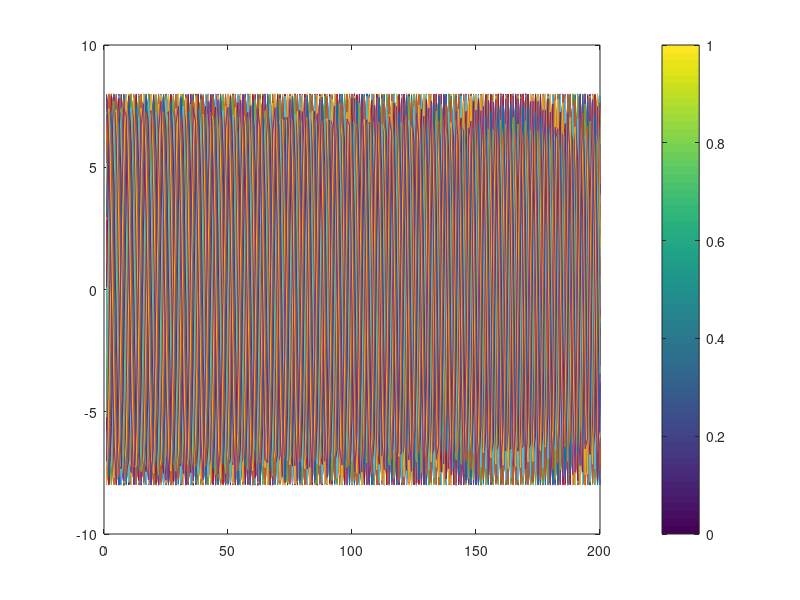
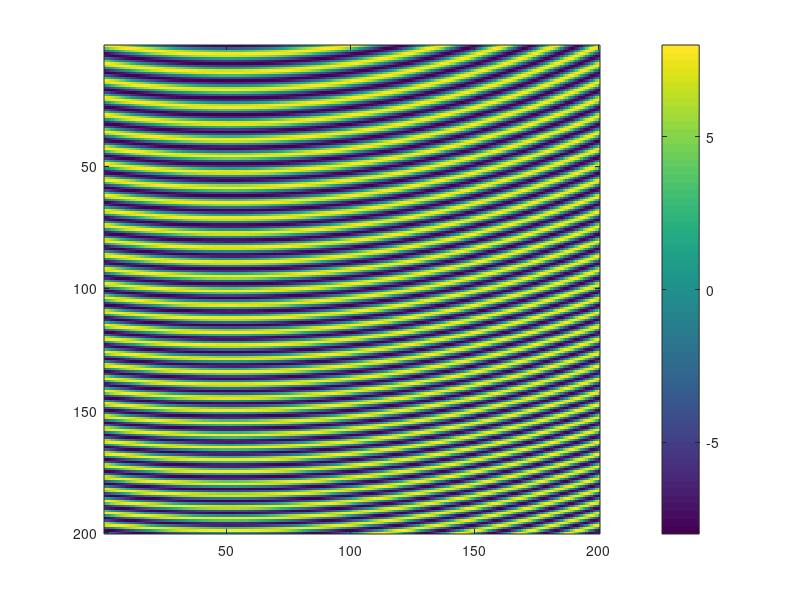

Here is the MATLAB script that generated these plots, in order:
close all
clear
clc

%%%%%%%%%%%%%%%%%%%%%%%%%%%%%%%%%%%%%%%%%%%%%%%%%%%%%%%%%%%%%%%%%%%%%%%%%%%%%%%%
%
% Generation numerique d'hologramme a partir de quelques sources ponctuelles en
% sommant leurs contributions (ondes spheriques). Les occultations ne sont pas 
% prises en compte pour l'instant !
%
%%%%%%%%%%%%%%%%%%%%%%%%%%%%%%%%%%%%%%%%%%%%%%%%%%%%%%%%%%%%%%%%%%%%%%%%%%%%%%%%

%% Parametres initiaux %%

% longueur de l'onde 
lambda = 500e-9; % 500nm (vert)

% plan de l'hologramme
hologramHeight = 2e-3; % 2mm
hologramWidth = 2e-3; % 2mm
hologramZ = 0;

% nombre de pixels
N = 200;
Delta = 10e-6;
samplesX = hologramWidth / Delta; % 200 samples with sampling distance Delta
samplesY = hologramHeight / Delta; % 200 samples with sampling distance Delta

% coin de reference du plan de l'hologramme (inferieur a gauche)
cornerX = -hologramWidth / 2;
cornerY = -hologramHeight / 2;

% amplitude initiale
a = 1;

% nombre d'onde
k = 2*pi/lambda;

% points de la scene
points = [0, 0, -0.5;
          -hologramWidth/4, 0, -0.5];

%% [1] Calcul de l'onde objet (Nuage de points) %% 
objectWave = zeros(samplesY, samplesX);

% superposition de tous les ondes spheriques
for s = 1:rows(points)
  for column = 1:samplesX
    for row = 1:samplesY
      x = (column-1) * Delta + cornerX;
      y = (row-1) * Delta + cornerY;
      % distance oblique
      r = sqrt((x - points(s, 1))^2 + (y - points(s, 2))^2 + (hologramZ - points(s, 3))^2);
      objectWave(row,column) = (a / r)*exp(1i*k*r);
      end
  end
end

%% Calcul de l'onde de reference %%

% angles d'incidience (radians)
alpha = 90 * (pi/180); % par rapport a l'aixe x
beta = 90.5 * (pi/180); % par rapport a l'aixe y

% normes
nX = cos(alpha); 
nY = cos(beta);
nZ = sqrt(1 - nX^2 - nY^2);

refAmplitude = max(max(abs(objectWave)));

% l'onde de reference
referenceWave = zeros(samplesY, samplesX);

for column = 1:samplesX
  for row = 1:samplesY
    x = (column-1) * Delta + cornerX;
    y = (row-1) * Delta + cornerY;
    referenceWave(row,column) = refAmplitude * exp(1i*k*(x*nX + y*nY + hologramZ*nZ));
  end
end

%% [2] Representation de l'onde objet %%

%% Calcul de l'hologramme (interference entre l'onde objet et l'onde de reference) %%

% Modulation d'amplitude
itensityTotal = (objectWave + referenceWave).*conj(objectWave + referenceWave); % hologrammme
itensity = 2*real(objectWave.*conj(referenceWave));

figure()
plot(itensity)
colorbar

figure()
imagesc(itensity)
colorbar

%figure()
%surf(itensity)
%colorbar
